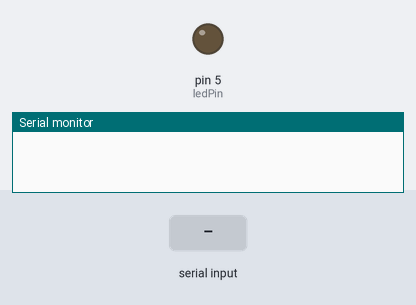
Recording of a sketch running on a simulated Arduino Uno, built with avr-gcc and run on an emulated ATmega328P. Parts: output pins drawn as LEDs (lit = HIGH), the last lines printed to the serial monitor. The inputs (shaded band) are chosen by the test bench.

Above: at 1.2 s.
1.3 s: byte 1 (1) received over Serial
At 1.7 s:
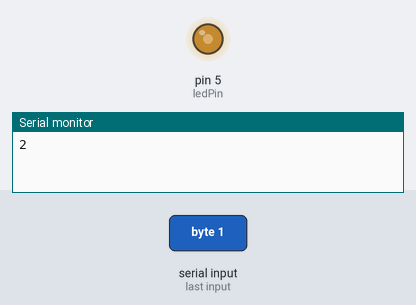
2.8 s: byte 2 (2) received over Serial
At 3.3 s:
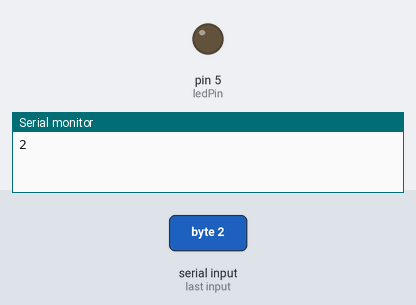
Timing chart, 0 to 5.8 s (numbered marks = the images above; inputs shaded):
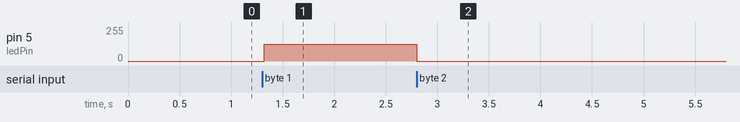

Measured:
- after the input at 1.3 s, pin 5 (ledPin): 0/255 → 127/255 at once
- after the input at 2.8 s, pin 5 (ledPin): 127/255 → 0/255 at once

The sketch:

ex3.ino
```cpp
int ledPin=5;
int val1,val2,val3;
void setup(){
  Serial.begin(9600);
}
void loop(){
  char select=Serial.read();
  if(select==1){
    val1=analogRead(2);
    val2=map(val1,0,1023,0,100);
    Serial.write(val2);
    delay(20);
    val3=map(val1,0,1023,0,255);
    analogWrite(5,val3);
    delay(20);
  }
  if(select==2){
    analogWrite(5,0);
    delay(20);
  }
}
```
